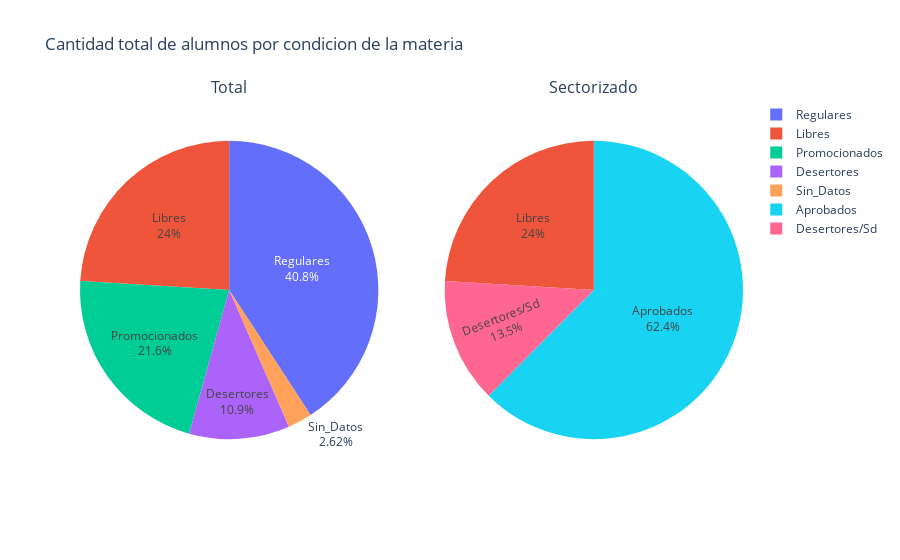

The notebook cell saved with this chart:
### Code cell
fig = make_subplots(1, 2, specs=[[{'type':'domain'}, {'type':'domain'}]],
                    subplot_titles=['Total', 'Sectorizado'])
fig.add_trace(go.Pie(labels=condicion, values=total,textinfo='label+percent', scalegroup='one',
                     name="Alumnos"), 1, 1)
fig.add_trace(go.Pie(labels=condicion_2, values=total_2,textinfo='label+percent', scalegroup='one',
                     name="Alumnos"), 1, 2)

fig.update_layout(title_text='Cantidad total de alumnos por condicion de la materia')
fig.show()

### Figure 1 — Plotly figure (JSON) as saved in the notebook; plotly's stock layout.template omitted (floating-point values rounded to 4 significant figures)
{"data": [{"domain": {"x": [0, 0.45], "y": [0, 1]}, "labels": ["Regulares", "Libres", "Promocionados", "Desertores", "Sin_Datos"], "name": "Alumnos", "scalegroup": "one", "textinfo": "label+percent", "type": "pie", "values": [157487, 92743, 83500, 42043, 10119]}, {"domain": {"x": [0.55, 1], "y": [0, 1]}, "labels": ["Aprobados", "Libres", "Desertores/Sd"], "name": "Alumnos", "scalegroup": "one", "textinfo": "label+percent", "type": "pie", "values": [240987, 92743, 52162]}], "layout": {"annotations": [{"font": {"size": 16}, "showarrow": false, "text": "Total", "x": 0.225, "xanchor": "center", "xref": "paper", "y": 1, "yanchor": "bottom", "yref": "paper"}, {"font": {"size": 16}, "showarrow": false, "text": "Sectorizado", "x": 0.775, "xanchor": "center", "xref": "paper", "y": 1, "yanchor": "bottom", "yref": "paper"}], "title": {"text": "Cantidad total de alumnos por condicion de la materia"}}}
